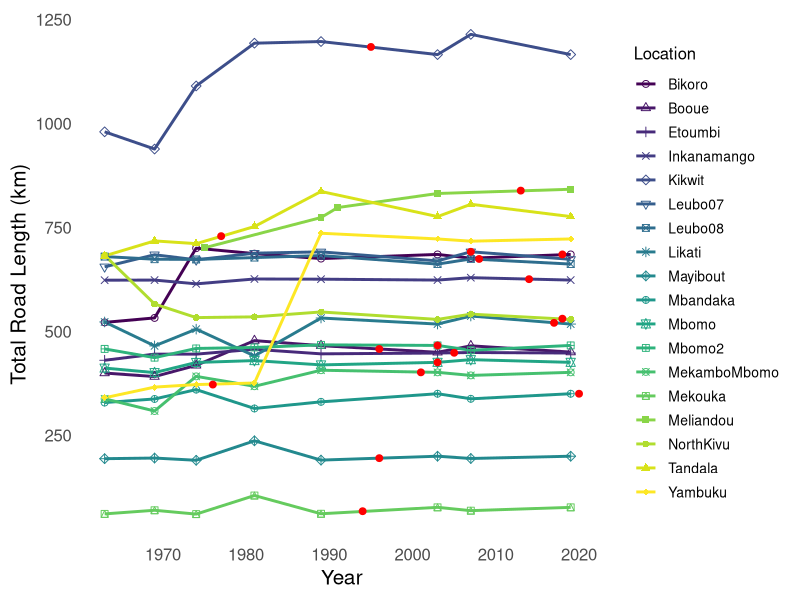

The R script that drew this image:
### Updated Figure 2 - Total Road Length (km) overtime 

# Load libraries

library(readr)
library(ggplot2)
library(dplyr) # data manipulation

# Read data

setwd("/Users/alexgonzalez/Desktop/EVD_2024/75kmRadius")
RL_Year_75RadiusCorrected <- read.csv("RL_Year_75RadiusCorrected.csv")  

# Create dataframe for manual red dot positions
## Provide correct x (Spillover_Year) and y (estimated Total_km) values for each location

manual_red_dots <- data.frame(
  Location = c("Bikoro", "Booue", "Etoumbi", "Inkanamango", "Kikwit", 
               "Leubo07", "Leubo08", "Likati", "Mayibout", "Mbomo", 
               "Mbomo2", "Mbandaka", "MekamboMbomo", "Mekouka", 
               "NorthKivu", "Tandala", "Meliandou", "Yambuku"),
  Spillover_Year = c(2018, 1996, 2005, 2014, 1995, 2007, 2008, 
                     2017, 1996, 2003, 2003, 2020, 2001, 1994, 
                     2018, 1977, 2013, 1976),
  Total_km = c(684.5199, 457.14405, 448, 625, 1183.5, 
               690.8954, 673.6631, 520, 194.5861, 424.9933, 
               465.6939, 349.5222, 400.9593, 67, 
               530, 728.5, 838, 371.5627)  # Estimated y-axis values (Total_km)
)

# Create plot

RLOvertime <- ggplot(RL_Year_75RadiusCorrected, aes(x = Year, y = Total_km, color = Location, shape = Location)) +
  geom_line(size = 1) +                              # Add line plot
  geom_point(size = 2) +                            # Add points to distinguish shapes
  scale_x_continuous(breaks = seq(1960, 2020, by = 10)) +  # Set x-axis breaks
  labs(x = "Year", y = "Total Road Length (km)", color = "Location", shape = "Location") +
  theme_minimal(base_size = 15) +  # Minimal theme with adjusted base font size
  theme(
    panel.background = element_rect(fill = "white", color = NA), # White background with no border
    panel.grid.major = element_blank(),    # Remove major grid lines
    panel.grid.minor = element_blank(),    # Remove minor grid lines
    legend.position = "right",             # Legend on the right
    legend.title = element_text(size = 12),
    legend.text = element_text(size = 10)
  ) +
  scale_color_viridis_d() +  # Use viridis color palette
  scale_shape_manual(values = 1:length(unique(RL_Year_75RadiusCorrected$Location))) # Assign unique shapes


# Manually add red dots at the spillover years with estimated Total_km

Figure2_RLOvertime <- RLOvertime + geom_point(data = manual_red_dots, 
                    aes(x = Spillover_Year, y = Total_km), 
                    color = "red", size = 2, shape = 19)  # Red dots with size 2 and filled shape


# Display plot

print(Figure2_RLOvertime)
